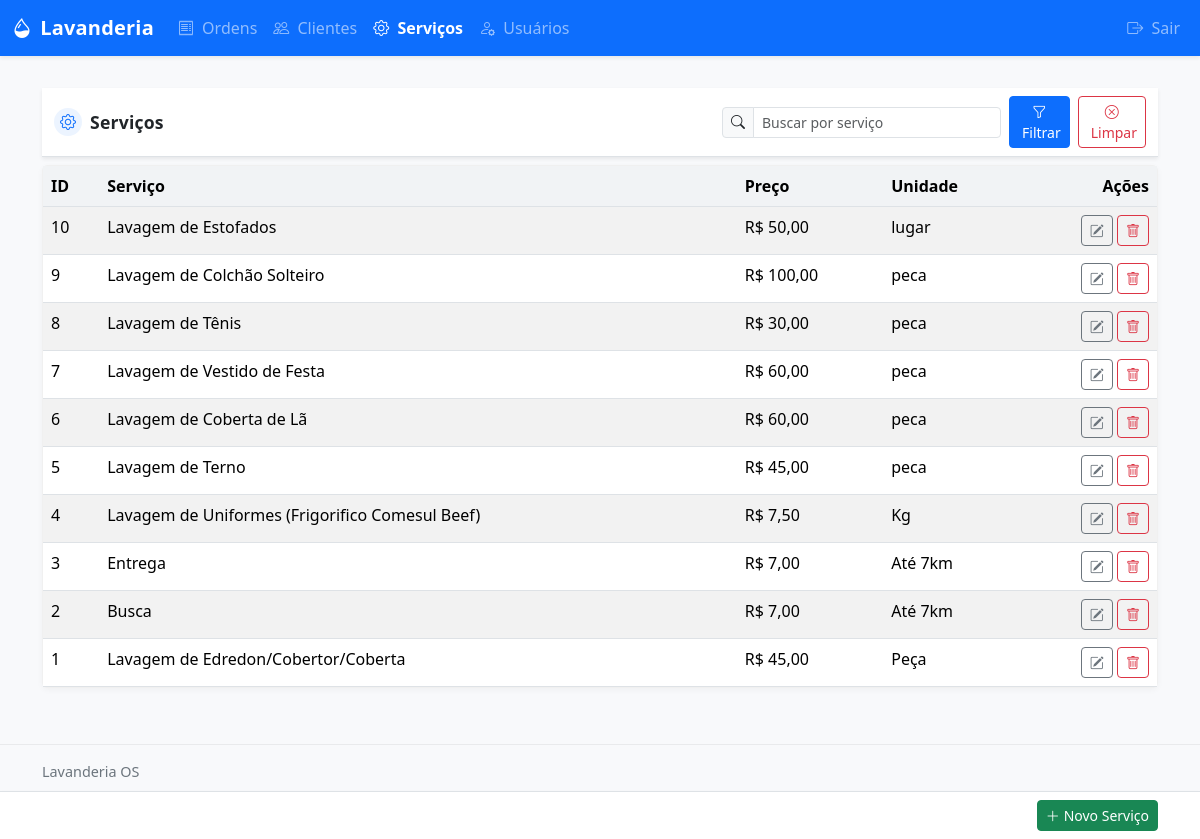
Screenshot of /services/ (signed in) with the database file from the repository.
### app/models.py (models this page shows)
class Service(db.Model):
    id = db.Column(db.Integer, primary_key=True)
    name = db.Column(db.String(120), nullable=False)
    price = db.Column(db.Float, nullable=False)
    unit = db.Column(db.String(20), default="peca")  # peca, kg, etc.
    created_at = db.Column(db.DateTime, default=datetime.utcnow)

### app/services.py (the view)
@services_bp.route("/")
@login_required
def list_services():
    services = Service.query.order_by(Service.id.desc()).all()
    return render_template("services/list.html", services=services)

### app/models.py (called while the page is built)
@login_manager.user_loader
def load_user(user_id):
    return User.query.get(int(user_id))

### app/templates/services/list.html (shortened to what this page needs)
{% extends 'base.html' %}
{% block content %}
<div class="list-toolbar-top sticky-top bg-body border-bottom shadow-sm">
  <div class="container py-2">
    <form method="get" class="row gx-2 gy-1 align-items-end justify-content-between">
      <div class="col-12 d-flex justify-content-between align-items-center gap-2">
        <div class="d-flex align-items-center gap-2 toolbar-title mb-0">
          <span class="icon"><i class="bi bi-gear"></i></span>
          <span class="text">Serviços</span>
        </div>
        <div class="d-flex align-items-center gap-2">
          <div class="input-group input-group-sm">
            <span class="input-group-text"><i class="bi bi-search"></i></span>
            <input type="text" name="q" value="{{ q }}" class="form-control" placeholder="Buscar por serviço">
          </div>
          <button class="btn btn-sm btn-primary" title="Buscar"><i class="bi bi-funnel"></i><span class="d-none d-md-inline ms-1">Filtrar</span></button>
          <button type="button" class="btn btn-sm btn-outline-danger" id="clear_filters_services" title="Limpar filtros"><i class="bi bi-x-circle"></i><span class="d-none d-md-inline ms-1">Limpar</span></button>
        </div>
      </div>
    </form>
  </div>
 </div>
<div class="card mt-2">
  <div class="card-body p-0">
    <div class="table-responsive">
      <table class="table table-striped table-hover mb-0">
        <thead>
          <tr>
            <th>ID</th>
            <th>Serviço</th>
            <th>Preço</th>
            <th>Unidade</th>
            <th class="text-end">Ações</th>
          </tr>
        </thead>
        <tbody>
          {% for s in services %}
          <tr>
            <td>{{ s.id }}</td>
            <td>{{ s.name }}</td>
            <td>R$ {{ s.price|money_br }}</td>
            <td>{{ s.unit }}</td>
            <td class="text-end">
              <a class="btn btn-sm btn-outline-secondary" href="{{ url_for('services.edit_service', service_id=s.id) }}" title="Editar"><i class="bi bi-pencil-square"></i></a>
              <form action="{{ url_for('services.delete_service', service_id=s.id) }}" method="post" class="d-inline" onsubmit="return confirm('Excluir serviço?');">
                <button class="btn btn-sm btn-outline-danger" title="Excluir"><i class="bi bi-trash"></i></button>
              </form>
            </td>
          </tr>
          {% endfor %}
        </tbody>
      </table>
    </div>
  </div>
</div>
<div class="fixed-bottom bg-body border-top shadow-sm">
  <div class="container py-2 d-flex justify-content-end">
    <a href="{{ url_for('services.create_service') }}" class="btn btn-sm btn-success">
      <i class="bi bi-plus-lg"></i><span class="d-none d-sm-inline ms-1">Novo Serviço</span>
    </a>
  </div>
</div>
{% endblock %}

### app/static/css/styles.css (style rules this page uses)
body { padding-bottom: 40px; }
body { background-color: #f8f9fb; }
.card { border: 1px solid rgba(0,0,0,.06); box-shadow: 0 2px 6px rgba(0,0,0,.04); }
.table thead th { background-color: #f1f3f5; border-bottom-width: 1px; }

### app/templates/base.html (style rules this page uses)
body { padding-top: 64px; }

### app/templates/services/list.html (style rules this page uses)
.list-toolbar-top { top: 64px; z-index: 1029; }
.list-toolbar-top .container { gap: .25rem; }
.toolbar-title { letter-spacing: .2px; }
.toolbar-title .icon { width: 28px; height: 28px; display: inline-flex; align-items: center; justify-content: center; border-radius: 50%; background: rgba(13,110,253,.08); color: #0d6efd; }
.toolbar-title .text { font-weight: 700; font-size: 1.1rem; }

### rows the page displays
Service: id "10", name "Lavagem de Estofados", price "50,00", unit "lugar"
Service: id "9", name "Lavagem de Colchão Solteiro", price "100,00", unit "peca"
Service: id "8", name "Lavagem de Tênis", price "30,00", unit "peca"
Service: id "7", name "Lavagem de Vestido de Festa", price "60,00", unit "peca"
Service: id "6", name "Lavagem de Coberta de Lã", price "60,00", unit "peca"
Service: id "5", name "Lavagem de Terno", price "45,00", unit "peca"
Service: id "4", name "Lavagem de Uniformes (Frigorifico Comesul Beef)", price "7,50", unit "Kg"
Service: id "3", name "Entrega", price "7,00", unit "Até 7km"
Service: id "2", name "Busca", price "7,00", unit "Até 7km"
Service: id "1", name "Lavagem de Edredon/Cobertor/Coberta", price "45,00", unit "Peça"
